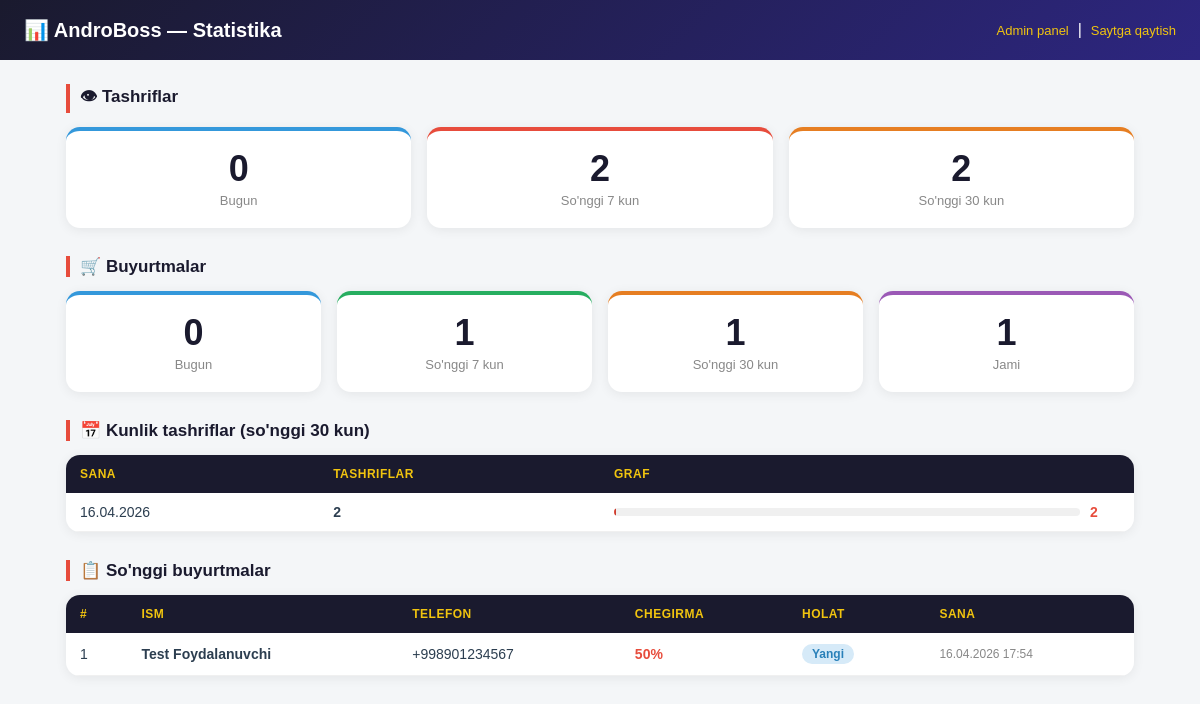
The page /statistics/ (signed in) on the database as committed earlier.
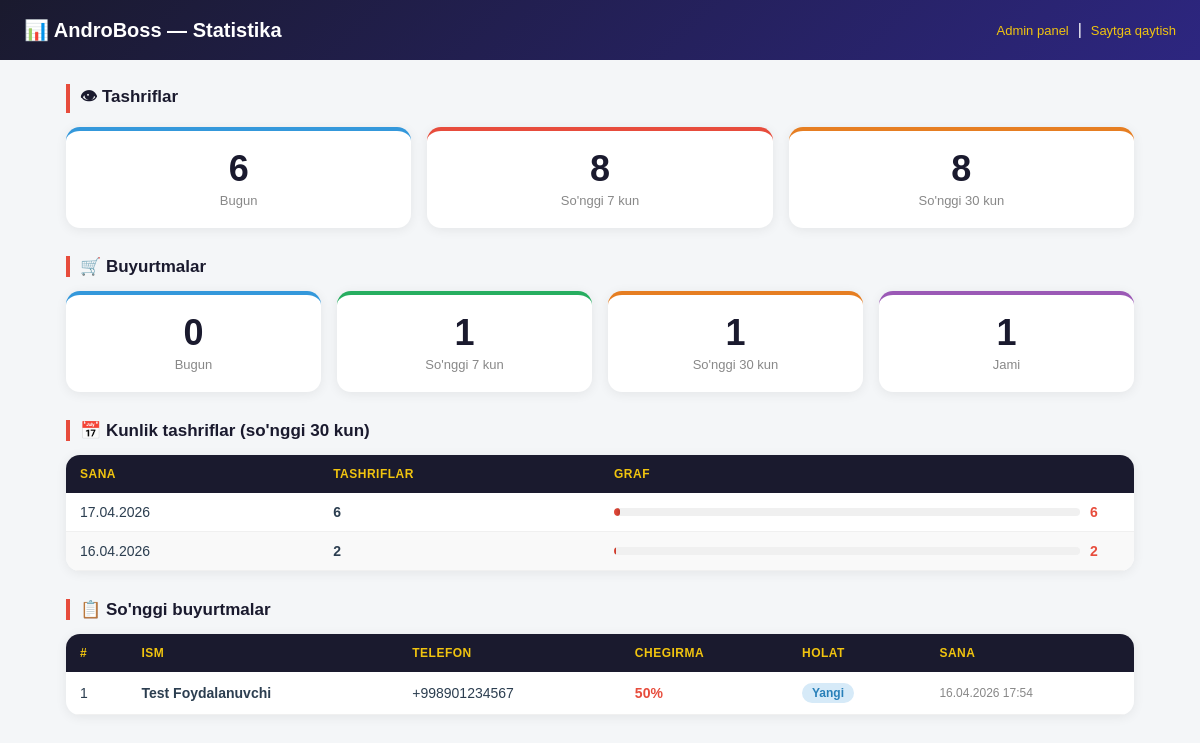
The same page on the database as committed later.
### shop/models.py (models this page shows, shortened)
class VisitorStat(models.Model):
    date = models.DateField(default=timezone.localdate, unique=True, verbose_name='Sana')
    count = models.PositiveIntegerField(default=0, verbose_name='Tashriflar')
    class Meta:
        verbose_name = 'Tashrif statistikasi'
        verbose_name_plural = 'Tashrif statistikasi'
        ordering = ['-date']

class Order(models.Model):
    STATUS_NEW = 'new'
    STATUS_CALLED = 'called'
    STATUS_CONFIRMED = 'confirmed'
    STATUS_CANCELLED = 'cancelled'
    STATUS_CHOICES = [
        (STATUS_NEW, 'Yangi'),
        (STATUS_CALLED, "Qo'ng'iroq qilindi"),
        (STATUS_CONFIRMED, 'Tasdiqlandi'),
        (STATUS_CANCELLED, 'Bekor qilindi'),
    ]
    name = models.CharField(max_length=200, verbose_name='Ism')
    phone = models.CharField(max_length=30, verbose_name='Telefon')
    discount = models.IntegerField(default=0, verbose_name='Chegirma (%)')
    status = models.CharField(
        max_length=20, choices=STATUS_CHOICES,
        default=STATUS_NEW, verbose_name='Holat'
    )
    ip_address = models.GenericIPAddressField(null=True, blank=True, verbose_name='IP')
    created_at = models.DateTimeField(auto_now_add=True, verbose_name='Sana')
    note = models.TextField(blank=True, verbose_name='Izoh')
    class Meta:
        verbose_name = 'Buyurtma'
        verbose_name_plural = 'Buyurtmalar'
        ordering = ['-created_at']

### shop/views.py (the view)
# urls.py: path('statistics/', views.statistics, name='statistics'),
@staff_member_required
def statistics(request):
    today = timezone.localdate()
    week_ago = today - timedelta(days=7)
    month_ago = today - timedelta(days=30)
    visitor_stats = VisitorStat.objects.filter(date__gte=month_ago).order_by('-date')
    total_visitors_today = VisitorStat.objects.filter(date=today).first()
    total_visitors_week = sum(
        s.count for s in VisitorStat.objects.filter(date__gte=week_ago)
    )
    total_visitors_month = sum(s.count for s in visitor_stats)
    orders_today = Order.objects.filter(created_at__date=today).count()
    orders_week = Order.objects.filter(created_at__date__gte=week_ago).count()
    orders_month = Order.objects.filter(created_at__date__gte=month_ago).count()
    orders_total = Order.objects.count()
    recent_orders = Order.objects.all()[:20]
    ctx = {
        'visitor_stats': visitor_stats,
        'total_visitors_today': total_visitors_today.count if total_visitors_today else 0,
        'total_visitors_week': total_visitors_week,
        'total_visitors_month': total_visitors_month,
        'orders_today': orders_today,
        'orders_week': orders_week,
        'orders_month': orders_month,
        'orders_total': orders_total,
        'recent_orders': recent_orders,
    }
    return render(request, 'shop/statistics.html', ctx)

### shop/templates/shop/statistics.html (shortened to what this page needs)
<!DOCTYPE html>
<html lang="uz">
<head>
</head>
<body>
<div class="header">
  <h1>📊 AndroBoss — Statistika</h1>
  <div>
    <a href="/admin/">Admin panel</a> &nbsp;|&nbsp;
    <a href="/">Saytga qaytish</a>
  </div>
</div>
<div class="container">
  <p class="section-title">👁 Tashriflar</p>
  <div class="cards">
    <div class="card blue">
      <div class="card-num">{{ total_visitors_today }}</div>
      <div class="card-lbl">Bugun</div>
    </div>
    <div class="card">
      <div class="card-num">{{ total_visitors_week }}</div>
      <div class="card-lbl">So'nggi 7 kun</div>
    </div>
    <div class="card orange">
      <div class="card-num">{{ total_visitors_month }}</div>
      <div class="card-lbl">So'nggi 30 kun</div>
    </div>
  </div>
  <p class="section-title">🛒 Buyurtmalar</p>
  <div class="cards">
    <div class="card blue">
      <div class="card-num">{{ orders_today }}</div>
      <div class="card-lbl">Bugun</div>
    </div>
    <div class="card green">
      <div class="card-num">{{ orders_week }}</div>
      <div class="card-lbl">So'nggi 7 kun</div>
    </div>
    <div class="card orange">
      <div class="card-num">{{ orders_month }}</div>
      <div class="card-lbl">So'nggi 30 kun</div>
    </div>
    <div class="card purple">
      <div class="card-num">{{ orders_total }}</div>
      <div class="card-lbl">Jami</div>
    </div>
  </div>
  <p class="section-title">📅 Kunlik tashriflar (so'nggi 30 kun)</p>
  <div class="table-wrap">
    <table>
      <thead>
        <tr>
          <th>Sana</th>
          <th>Tashriflar</th>
          <th style="width:50%">Graf</th>
        </tr>
      </thead>
      <tbody>
        {% if visitor_stats %}
          {% for stat in visitor_stats %}
          <tr>
            <td>{{ stat.date|date:"d.m.Y" }}</td>
            <td><b>{{ stat.count }}</b></td>
            <td>
              <div class="visitor-bar-wrap">
                <div class="visitor-bar-bg">
                  <div class="visitor-bar-fill" style="width:{{ stat.count|floatformat:0 }}px; max-width:100%;"></div>
                </div>
                <span class="visitor-count">{{ stat.count }}</span>
              </div>
            </td>
          </tr>
          {% endfor %}
        {% else %}
          <tr><td colspan="3" style="text-align:center;color:#aaa;padding:20px;">Hali ma'lumot yo'q</td></tr>
        {% endif %}
      </tbody>
    </table>
  </div>
  <p class="section-title">📋 So'nggi buyurtmalar</p>
  <div class="table-wrap">
    <table>
      <thead>
        <tr>
          <th>#</th>
          <th>Ism</th>
          <th>Telefon</th>
          <th>Chegirma</th>
          <th>Holat</th>
          <th>Sana</th>
        </tr>
      </thead>
      <tbody>
        {% if recent_orders %}
          {% for order in recent_orders %}
          <tr>
            <td>{{ order.id }}</td>
            <td><b>{{ order.name }}</b></td>
            <td>{{ order.phone }}</td>
            <td style="color:#e74c3c;font-weight:700;">{{ order.discount }}%</td>
            <td>
              {% if order.status == 'new' %}
                <span class="badge badge-new">Yangi</span>
              {% elif order.status == 'called' %}
                <span class="badge badge-called">Qo'ng'iroq qilindi</span>
              {% elif order.status == 'confirmed' %}
                <span class="badge badge-confirmed">Tasdiqlandi</span>
              {% else %}
                <span class="badge badge-cancelled">Bekor qilindi</span>
              {% endif %}
            </td>
            <td style="color:#888;font-size:12px;">{{ order.created_at|date:"d.m.Y H:i" }}</td>
          </tr>
          {% endfor %}
        {% else %}
          <tr><td colspan="6" style="text-align:center;color:#aaa;padding:20px;">Hali buyurtma yo'q</td></tr>
        {% endif %}
      </tbody>
    </table>
  </div>
</div>
</body>
</html>

### shop/templates/shop/statistics.html (style rules this page uses)
* { box-sizing: border-box; margin: 0; padding: 0; }
body { font-family: Arial, sans-serif; background: #f4f6f8; color: #2c3e50; }
.header { background: linear-gradient(135deg, #1a1a2e, #2d2680); color: #fff; padding: 18px 24px; display: flex; align-items: center; justify-content: space-between; }
.header h1 { font-size: 20px; }
.header a { color: #f1c40f; text-decoration: none; font-size: 13px; }
.container { max-width: 1100px; margin: 0 auto; padding: 24px 16px; }
.cards { display: grid; grid-template-columns: repeat(auto-fit, minmax(200px, 1fr)); gap: 16px; margin-bottom: 28px; }
.card { background: #fff; border-radius: 14px; padding: 20px; box-shadow: 0 2px 12px rgba(0,0,0,0.07); text-align: center; border-top: 4px solid #e74c3c; }
.card.blue { border-top-color: #3498db; }
.card.green { border-top-color: #27ae60; }
.card.orange { border-top-color: #e67e22; }
.card.purple { border-top-color: #9b59b6; }
.card-num { font-size: 36px; font-weight: 900; color: #1a1a2e; line-height: 1; }
.card-lbl { font-size: 13px; color: #888; margin-top: 6px; }
.section-title { font-size: 17px; font-weight: 700; margin-bottom: 14px; color: #1a1a2e; border-left: 4px solid #e74c3c; padding-left: 10px; }
.table-wrap { background: #fff; border-radius: 14px; box-shadow: 0 2px 12px rgba(0,0,0,0.07); overflow: hidden; margin-bottom: 28px; }
table { width: 100%; border-collapse: collapse; font-size: 14px; }
thead th { background: #1a1a2e; color: #f1c40f; padding: 12px 14px; text-align: left; font-weight: 700; font-size: 12px; text-transform: uppercase; letter-spacing: 0.5px; }
tbody tr:nth-child(even) { background: #f9f9f9; }
tbody td { padding: 11px 14px; border-bottom: 1px solid #f0f0f0; vertical-align: middle; }
.badge { display: inline-block; padding: 3px 10px; border-radius: 20px; font-size: 12px; font-weight: 700; }
.badge-new { background: #d6eaf8; color: #2980b9; }
.visitor-bar-wrap { display: flex; align-items: center; gap: 10px; }
.visitor-bar-bg { flex: 1; height: 8px; background: #f0f0f0; border-radius: 4px; overflow: hidden; }
.visitor-bar-fill { height: 100%; background: linear-gradient(to right, #e74c3c, #c0392b); border-radius: 4px; }
.visitor-count { font-weight: 700; color: #e74c3c; min-width: 30px; }

Rows that differ between the two databases and show on the page:
added VisitorStat: date "17.04.2026", count "6"
Other text that changed with them:
{{ total_visitors_today }}: "0" → "6"
{{ total_visitors_week }}: "2" → "8"
{{ total_visitors_month }}: "2" → "8"
